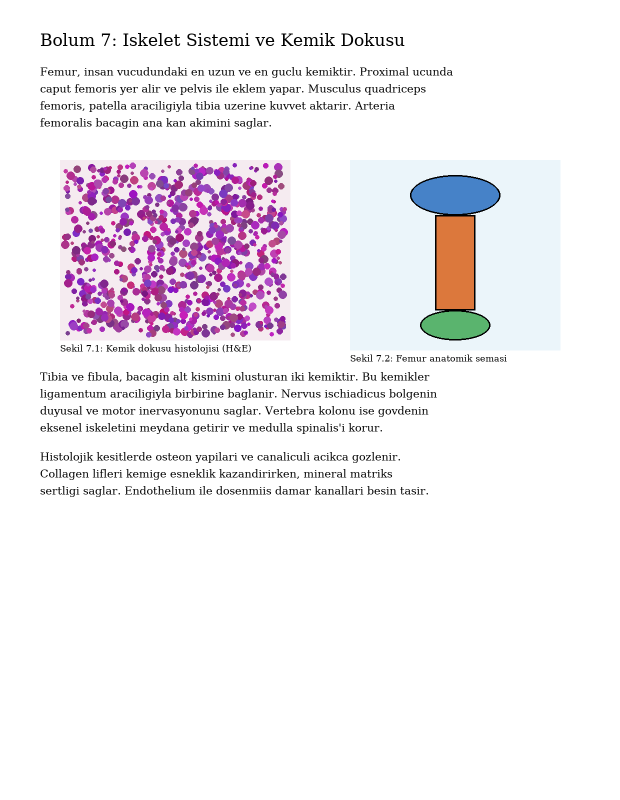
#> input picture medvisual-dip/medvisual-dip/samples/sample_page.png, 1240 x 1600 px (shown at 1/2 size)
$ python -i segmentation.py   (imports and definitions only)
#> lines starting #> are read from the running program, lines starting #| are printed output that depends on the picture; after the words box and inside, x2 and y2 are one past the last pixel; in counts of white or black regions, pixels touching at a corner belong together
"""
segmentation.py
---------------
Sayfa Bolutleme (Page Segmentation).

Amac: Bir tip kitabi sayfasini (taranmis olsa dahi) METIN bloklari ve
GORSEL/FIGUR bloklari (diyagram, histoloji slayti, anatomik sema vb.)
olarak ayristirmak.

Kullanilan klasik DIP teknikleri (ders kapsamiyla birebir ortusur):
  * Gri tonlama + Otsu Esikleme (otomatik esik secimi)
  * Morfolojik islemler: Dilation / Erosion / Closing (RLSA benzeri birlestirme)
  * BaglI Bilesen Analizi (Connected Component Analysis)
  * Renk uzayi (HSV) doygunluk analizi -> renkli figur tespiti
  * Kontur tespiti (boundingRect)

Siniflandirma sezgisi:
  - Metin karakterleri birbirine yakin, kucuk ve duzenli yukseklikte bilesenlerdir.
    Once metnin medyan karakter yuksekligi (h_t) bulunur.
  - h_t'nin birkac katindan buyuk / cok genis alanli / renkli bilesenler FIGUR adayidir.
  - Kalan kucuk bilesenler yatay olarak birlestirilerek METIN bloklarini olusturur.
"""

from __future__ import annotations

from dataclasses import dataclass, field
from typing import List, Tuple

import cv2
import numpy as np


@dataclass
class Block:
    """Sayfada tespit edilen tek bir blok (metin ya da figur)."""
    x: int
    y: int
    w: int
    h: int
    kind: str  # "text" | "figure"
    area: int = 0
    fill: float = 0.0          # bbox icindeki onplan piksel orani
    saturation: float = 0.0    # ortalama renk doygunlugu (0-255)

    @property
    def bbox(self) -> Tuple[int, int, int, int]:
        return (self.x, self.y, self.w, self.h)

    @property
    def cx(self) -> float:
        return self.x + self.w / 2.0

    @property
    def cy(self) -> float:
        return self.y + self.h / 2.0

    # [6 lines left out: function to_dict, not called in this run]


@dataclass
class SegmentationResult:
    binary: np.ndarray
    text_blocks: List[Block] = field(default_factory=list)
    figure_blocks: List[Block] = field(default_factory=list)
    median_char_h: float = 0.0


# --------------------------------------------------------------------------- #
# Temel adimlar
# --------------------------------------------------------------------------- #
def to_grayscale(bgr: np.ndarray) -> np.ndarray:
    return cv2.cvtColor(bgr, cv2.COLOR_BGR2GRAY)


def otsu_binarize(gray: np.ndarray) -> np.ndarray:
    """
    Otsu otomatik esikleme. Onplan (murekkep) = 255 olacak sekilde ters cevirir.
    Hafif Gaussian bulaniklastirma tarama gurultusunu bastirir.
    """
    blur = cv2.GaussianBlur(gray, (3, 3), 0)
    _, binary = cv2.threshold(
        blur, 0, 255, cv2.THRESH_BINARY_INV + cv2.THRESH_OTSU
    )
    return binary


def _saturation_map(bgr: np.ndarray) -> np.ndarray:
    hsv = cv2.cvtColor(bgr, cv2.COLOR_BGR2HSV)
    return hsv[:, :, 1]  # S kanali


# --------------------------------------------------------------------------- #
# Ana bolutleme
# --------------------------------------------------------------------------- #
def segment_page(
    bgr: np.ndarray,
    figure_height_factor: float = 3.0,
    min_figure_area_ratio: float = 0.004,
    saturation_thresh: float = 45.0,
    max_proc_dim: int = 1600,
) -> SegmentationResult:
    """
    Sayfayi metin ve figur bloklarina ayristirir.

    figure_height_factor : Bir bilesen "buyuk nesne" sayilmasi icin medyan
                           karakter yuksekliginin kac kati olmali.
    min_figure_area_ratio: Figur blogunun sayfa alanina gore minimum orani.
    saturation_thresh    : Bu degerin uzerindeki ortalama doygunluk renkli
                           (dolayisiyla figur) kabul edilir.
    max_proc_dim         : Bolutleme HESAPLAMASI bu uzun-kenar pikseline kadar
                           kuculterek yapilir (hiz icin). 600+ sayfalik, 200 dpi
                           taranmis kitaplarda sayfa ~3300 px olabilir; morfoloji
                           ve baglanti-bileseni analizi tam cozunurlukte cok yavas
                           (sayfa basina ~30 sn). Kucuk olcekte calisip blok
                           koordinatlari tekrar tam cozunurluge olceklenir; tum
                           esikler medyan karakter yuksekligine GORELI oldugundan
                           sonuc degismez, yalnizca ~5-6x hizlanir.
    """
    orig_bgr = bgr
    orig_h, orig_w = bgr.shape[:2]
    long_side = max(orig_h, orig_w)
    if long_side > max_proc_dim:
        scale = max_proc_dim / float(long_side)
        bgr = cv2.resize(
            bgr, (max(1, int(orig_w * scale)), max(1, int(orig_h * scale))),
            interpolation=cv2.INTER_AREA,
        )
    else:
        scale = 1.0

    h_img, w_img = bgr.shape[:2]
    page_area = h_img * w_img

    gray = to_grayscale(bgr)
    binary = otsu_binarize(gray)
    sat = _saturation_map(bgr)

    # 1) Baglanti bilesenleri (ham, birlestirmeden once) -> karakter istatistigi
    num, labels, stats, _ = cv2.connectedComponentsWithStats(binary, connectivity=8)

    heights = []
    for i in range(1, num):  # 0 = arkaplan
        ch = stats[i, cv2.CC_STAT_HEIGHT]
        cw = stats[i, cv2.CC_STAT_WIDTH]
        ca = stats[i, cv2.CC_STAT_AREA]
        # Gurultu ve cizgi disindaki "harf benzeri" bilesenler
        if 4 <= ch <= 80 and ca >= 6 and cw <= 80:
            heights.append(ch)

    median_char_h = float(np.median(heights)) if heights else 12.0

    # 2) FIGUR adayi pikselleri uc bagimsiz ipucu ile topla:
    big_object_mask = np.zeros((h_img, w_img), dtype=np.uint8)
    small_mask = np.zeros((h_img, w_img), dtype=np.uint8)

    h_big = figure_height_factor * median_char_h
    for i in range(1, num):
        cw = stats[i, cv2.CC_STAT_WIDTH]
        ch = stats[i, cv2.CC_STAT_HEIGHT]
        ca = stats[i, cv2.CC_STAT_AREA]
        comp = (labels == i)

        # (a) Buyuk nesne / cizgi-resim: tek bir baglI bilesen 2 boyutta da
        #     metin yuksekliginin cok ustunde (orn. diyagram dis hatti, sema).
        is_big_object = (
            max(cw, ch) > h_big and min(cw, ch) > 1.5 * median_char_h
        )
        if is_big_object:
            big_object_mask[comp] = 255
        else:
            small_mask[comp] = 255

    # (b) Renkli bolgeler (doygun histoloji/diyagram): doygunluk maskesi.
    color_mask = (sat > saturation_thresh).astype(np.uint8) * 255
    color_kernel = cv2.getStructuringElement(
        cv2.MORPH_RECT, (max(8, int(median_char_h)), max(8, int(median_char_h)))
    )
    color_mask = cv2.morphologyEx(color_mask, cv2.MORPH_CLOSE, color_kernel, iterations=2)
    big_object_mask = cv2.bitwise_or(big_object_mask, color_mask)

    # Figur bloklarini konsolide et
    fig_kernel = cv2.getStructuringElement(
        cv2.MORPH_RECT,
        (max(8, int(median_char_h)), max(8, int(median_char_h))),
    )
    fig_closed = cv2.morphologyEx(big_object_mask, cv2.MORPH_CLOSE, fig_kernel, iterations=2)
    fig_closed = cv2.dilate(fig_closed, fig_kernel, iterations=1)
    figure_blocks = _extract_blocks(
        fig_closed, binary, sat, "figure",
        min_area=min_figure_area_ratio * page_area,
    )

    # 3) Metin bloklari: kucuk bilesenleri yatay RLSA ile satirlara, sonra dikey
    #    kapama ile paragraflara birlestir. Bilinen figur alanlarini cikar.
    small_mask[fig_closed > 0] = 0
    h_dilate = cv2.getStructuringElement(
        cv2.MORPH_RECT, (max(15, int(median_char_h * 1.8)), 1)
    )
    text_lines = cv2.dilate(small_mask, h_dilate, iterations=1)
    v_close = cv2.getStructuringElement(
        cv2.MORPH_RECT, (1, max(3, int(median_char_h * 0.8)))
    )
    text_blocks_mask = cv2.morphologyEx(text_lines, cv2.MORPH_CLOSE, v_close, iterations=1)
    raw_text_blocks = _extract_blocks(
        text_blocks_mask, binary, sat, "text",
        min_area=max(200.0, 6 * median_char_h * median_char_h),
    )

    # 4) (c) DOKU ipucu: cok-satirli ama satir-arasi bosluk barindirmayan bloklar
    #    (orn. soluk renkli histoloji dokusu) aslinda FIGUR'dur. Satir-bosluk
    #    orani dusukse (yogun dolu) blok figure olarak yeniden siniflandirilir.
    #    ANCAK: saf siyah-beyaz, sik dizilmis metin paragraflari da dusuk
    #    bosluk oranina sahip olabilir. Bu yuzden ek olarak blogun bir miktar
    #    renk doygunlugu (saturation > 20) barindirmasini sart kosuyoruz; boylece
    #    siyah metin paragraflari (sat ~ 0) yanlislikla figure sayilmaz.
    text_blocks: List[Block] = []
    for tb in raw_text_blocks:
        roi = binary[tb.y:tb.y + tb.h, tb.x:tb.x + tb.w]
        multiline = tb.h > 3 * median_char_h
        if multiline and _gap_ratio(roi) < 0.30 and tb.saturation > 20:
            tb.kind = "figure"
            figure_blocks.append(tb)
        else:
            text_blocks.append(tb)

    # Cakisan / ic ice figur bloklarini birlestir
    figure_blocks = _merge_overlapping(figure_blocks, binary, sat)
    figure_blocks = [b for b in figure_blocks
                     if b.area >= min_figure_area_ratio * page_area]
    figure_blocks.sort(key=lambda b: b.area, reverse=True)

    # Figur bloklarinin icine dusen yanlis metin bloklarini ele
    text_blocks = [tb for tb in text_blocks
                   if not _center_inside_any(tb, figure_blocks)]

    # Kucuk olcekte bulunan bloklari TAM cozunurluge geri olcekle
    if scale != 1.0:
        inv = 1.0 / scale
        text_blocks = [_rescale_block(b, inv) for b in text_blocks]
        figure_blocks = [_rescale_block(b, inv) for b in figure_blocks]
        median_char_h *= inv
        # Sonuctaki ikili goruntuyu tam cozunurlukte uret (downstream tutarlilik)
        binary = otsu_binarize(to_grayscale(orig_bgr))

    return SegmentationResult(
        binary=binary,
        text_blocks=text_blocks,
        figure_blocks=figure_blocks,
        median_char_h=median_char_h,
    )


# [26 lines left out: functions _rescale_block, _gap_ratio, not called in this run]


def _merge_overlapping(blocks: List[Block], binary: np.ndarray,
                       sat: np.ndarray) -> List[Block]:
    """Cakisan bloklarin birlesim dikdortgenini alarak tekillestirir."""
    if not blocks:
        return []
    boxes = [[b.x, b.y, b.x + b.w, b.y + b.h] for b in blocks]
    merged = True
    while merged:
        merged = False
        out = []
        used = [False] * len(boxes)
        for i in range(len(boxes)):
            if used[i]:
                continue
            ax0, ay0, ax1, ay1 = boxes[i]
            for j in range(i + 1, len(boxes)):
                if used[j]:
                    continue
                bx0, by0, bx1, by1 = boxes[j]
                if ax0 < bx1 and bx0 < ax1 and ay0 < by1 and by0 < ay1:
                    ax0, ay0 = min(ax0, bx0), min(ay0, by0)
                    ax1, ay1 = max(ax1, bx1), max(ay1, by1)
                    used[j] = True
                    merged = True
            out.append([ax0, ay0, ax1, ay1])
            used[i] = True
        boxes = out
    result = []
    for x0, y0, x1, y1 in boxes:
        w, h = x1 - x0, y1 - y0
        roi = binary[y0:y1, x0:x1]
        fill = float((roi > 0).mean()) if roi.size else 0.0
        msat = float(sat[y0:y1, x0:x1].mean()) if roi.size else 0.0
        result.append(Block(x0, y0, w, h, "figure", w * h, fill, msat))
    return result


def _center_inside_any(block: "Block", figures: List["Block"]) -> bool:
    """block'un merkezi herhangi bir figur blogunun icinde mi?"""
    for f in figures:
        if f.x <= block.cx <= f.x + f.w and f.y <= block.cy <= f.y + f.h:
            return True
    return False


def _extract_blocks(
    mask: np.ndarray,
    binary: np.ndarray,
    sat: np.ndarray,
    kind: str,
    min_area: float,
) -> List[Block]:
    """Bir maskeden kontur/boundingRect ile bloklari cikarir."""
    contours, _ = cv2.findContours(mask, cv2.RETR_EXTERNAL, cv2.CHAIN_APPROX_SIMPLE)
    blocks: List[Block] = []
    for c in contours:
        x, y, w, h = cv2.boundingRect(c)
        if w * h < min_area:
            continue
        roi_bin = binary[y:y + h, x:x + w]
        roi_sat = sat[y:y + h, x:x + w]
        fg = int((roi_bin > 0).sum())
        fill = fg / float(w * h) if w * h else 0.0
        blocks.append(Block(
            x=int(x), y=int(y), w=int(w), h=int(h),
            kind=kind, area=int(w * h),
            fill=fill, saturation=float(roi_sat.mean()),
        ))
    blocks.sort(key=lambda b: b.area, reverse=True)
    return blocks


# [8 lines left out: function draw_segmentation, not called in this run]

>>> import cv2
>>> picture = cv2.imread('../samples/sample_page.png')
#> picture is the input picture: shape (1600, 1240, 3); mean B, G, R 242.8, 238.3, 242.5
>>> result = segment_page(picture)
#> in otsu_binarize, `_, binary = cv2.threshold( blur, 0, 255, cv2.THRESH_BINARY_INV + cv2.T..`:
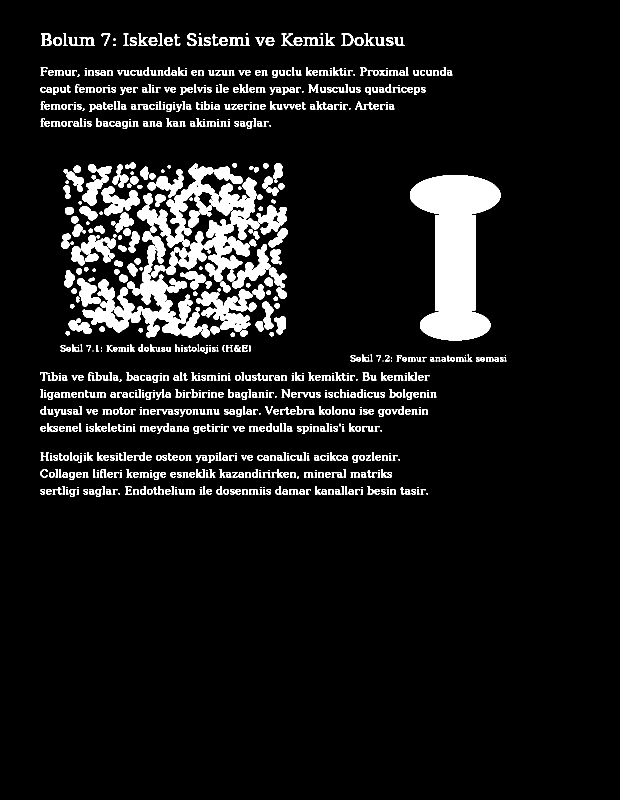
#> binary: shape (1600, 1240) (shown at 1/2 size); 8.4% white; 915 white regions (121 under 20 px), largest, box (x1, y1, x2, y2) and area: (820, 350, 1001, 681) 33925, (274, 327, 519, 564) 21804, (165, 490, 420, 676) 15110
#> in _saturation_map, `hsv = cv2.cvtColor(bgr, cv2.COLOR_BGR2HSV)`: hsv: shape (1600, 1240, 3); mean H, S, V 20.5, 10.9, 244.9
#> in segment_page, `num, labels, stats, _ = cv2.connectedComponentsWithStats(binary, conne..`:
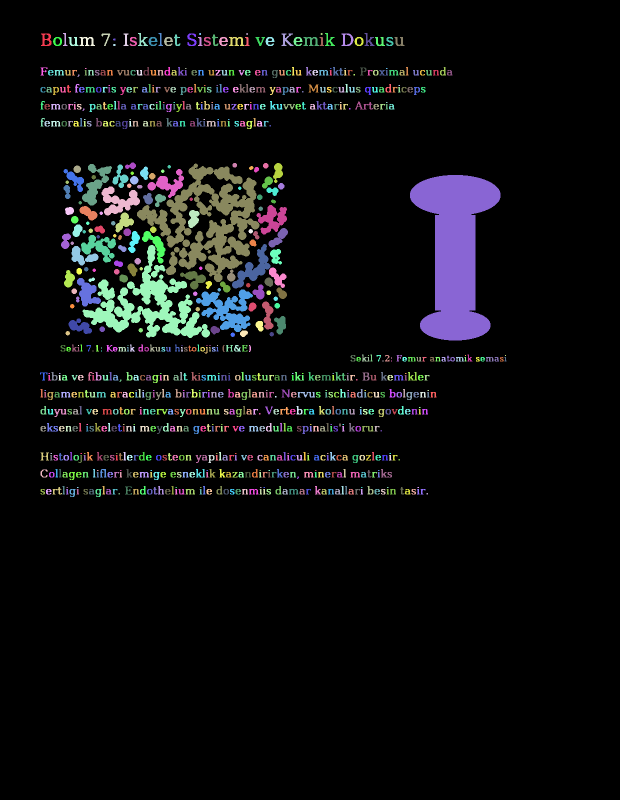
#> labels: shape (1600, 1240) int32 (shown at 1/2 size); 916 distinct labels, from 0 to 915; one colour per label, 0 black
#> in segment_page, `num, labels, stats, _ = cv2.connectedComponentsWithStats(binary, conne..`: num = 916; stats = 916 rows, first 6: [0, 0, 1240, 1600, 1817627], [82, 67, 21, 25, 287], [126, 66, 9, 26, 99], [203, 67, 18, 25, 134], [247, 67, 10, 25, 128], [276, 66, 20, 26, 205]
#> the loop in segment_page, `for i in range(1, num):` made 915 passes
#> (ch, cw, ca) on passes 1 to 3: (25, 21, 287), (26, 9, 99), (25, 18, 134)
#> after the loop in segment_page, `for i in range(1, num):`: heights = 798 values, max 65 at index 288, min 4 at index 7, mean 13.62
#> in segment_page, `median_char_h = float(np.median(heights)) if heights else 12.0`: median_char_h = 11
#> in segment_page, `h_big = figure_height_factor * median_char_h`: h_big = 33
#> the loop in segment_page, `for i in range(1, num):` made 915 passes
#> (cw, ch, ca) on passes 1 to 3: (21, 25, 287), (9, 26, 99), (18, 25, 134)
#> pass 1, in segment_page, `comp = (labels == i)`:
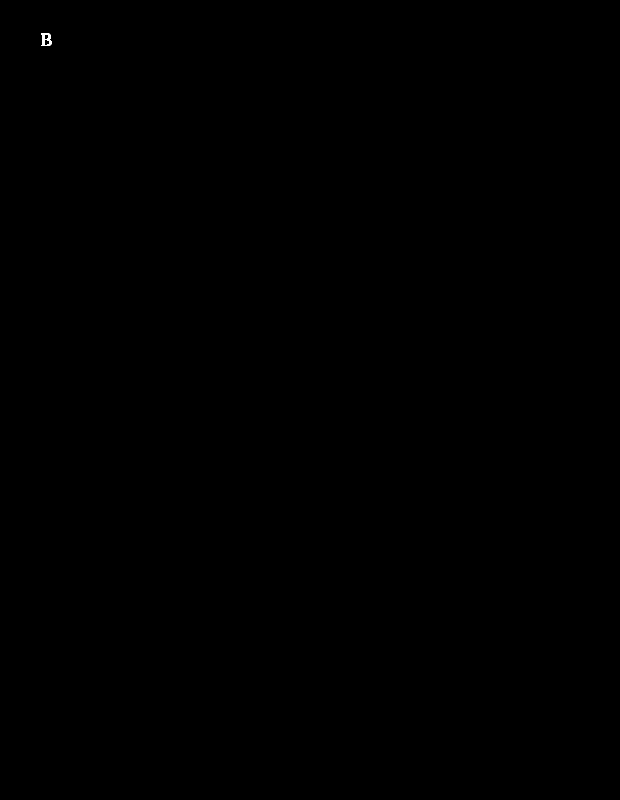
#> comp: shape (1600, 1240) bool (shown at 1/2 size); 0.01% white; 1 white region, box (x1, y1, x2, y2) and area: (82, 67, 103, 92) 287
#> after the loop in segment_page, `for i in range(1, num):`: small_mask: shape (1600, 1240); 3.3% white; 888 white regions (121 under 20 px), largest, box (x1, y1, x2, y2) and area: (540, 498, 564, 529) 488, (505, 569, 529, 599) 450, (122, 467, 142, 498) 419
#> in segment_page, `color_mask = (sat > saturation_thresh).astype(np.uint8) * 255`: color_mask: shape (1600, 1240); 5.4% white; 131 white regions, largest, box (x1, y1, x2, y2) and area: (333, 327, 519, 564) 14153, (873, 433, 948, 618) 13875, (165, 490, 420, 676) 13634
#> in segment_page, `color_mask = cv2.morphologyEx(color_mask, cv2.MORPH_CLOSE, color_kerne..`: color_mask: shape (1600, 1240); 8.5% white; 2 white regions, box (x1, y1, x2, y2) and area: (122, 325, 576, 676) 138619, (823, 353, 998, 678) 30981
#> in segment_page, `big_object_mask = cv2.bitwise_or(big_object_mask, color_mask)`: big_object_mask: shape (1600, 1240); 8.7% white; 2 white regions, box (x1, y1, x2, y2) and area: (122, 325, 576, 676) 138624, (820, 350, 1001, 681) 33989
#> in segment_page, `fig_closed = cv2.morphologyEx(big_object_mask, cv2.MORPH_CLOSE, fig_ke..`: fig_closed: shape (1600, 1240); 8.7% white; 2 white regions, box (x1, y1, x2, y2) and area: (122, 325, 576, 676) 138644, (820, 350, 1001, 681) 34031
#> in segment_page, `fig_closed = cv2.dilate(fig_closed, fig_kernel, iterations=1)`: fig_closed: shape (1600, 1240); 9.6% white; 2 white regions, box (x1, y1, x2, y2) and area: (117, 320, 581, 681) 151564, (815, 345, 1006, 686) 39851
#> the loop in _extract_blocks, `for c in contours:` made 2 passes
#> pass 1, in _extract_blocks, `roi_bin = binary[y:y + h, x:x + w]`:
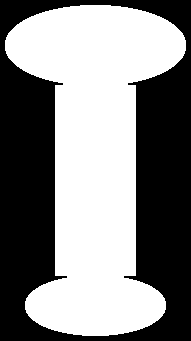
#> roi_bin: shape (341, 191); 52.1% white; 1 black region, box (x1, y1, x2, y2) and area: (0, 0, 191, 341) 31206
#> pass 1, in _extract_blocks, `roi_sat = sat[y:y + h, x:x + w]`:
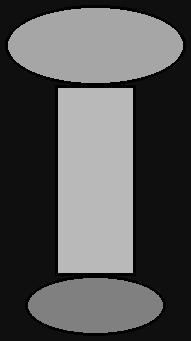
#> roi_sat: shape (341, 191); min 0, max 185, mean 84.4
#> in segment_page, `small_mask[fig_closed > 0] = 0`:
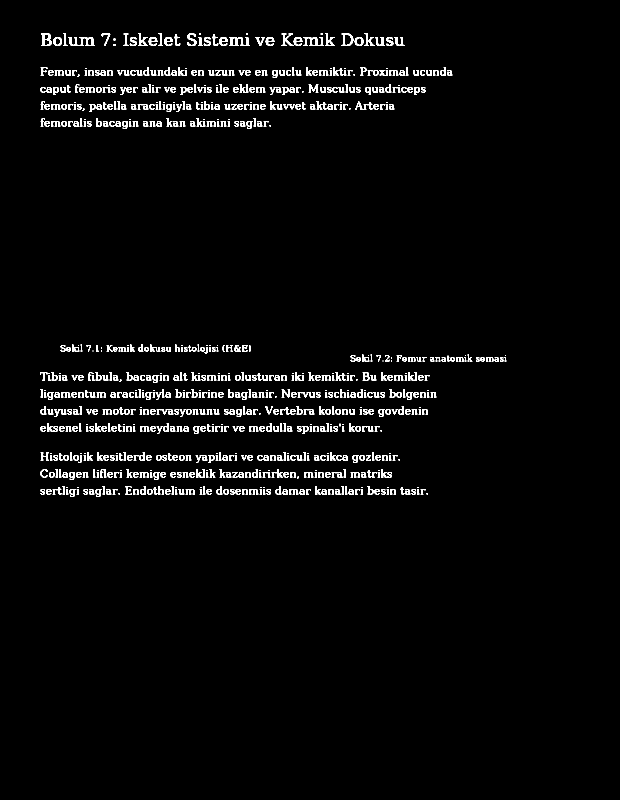
#> small_mask: shape (1600, 1240) (shown at 1/2 size); 2.7% white; 803 white regions (121 under 20 px), largest, box (x1, y1, x2, y2) and area: (159, 74, 190, 92) 288, (458, 74, 489, 92) 288, (607, 74, 638, 92) 288
#> in segment_page, `text_lines = cv2.dilate(small_mask, h_dilate, iterations=1)`: text_lines: shape (1600, 1240); 6.9% white; 41 white regions, largest, box (x1, y1, x2, y2) and area: (73, 66, 818, 92) 15408, (72, 778, 882, 800) 11295, (71, 744, 868, 766) 11045
#> in segment_page, `text_blocks_mask = cv2.morphologyEx(text_lines, cv2.MORPH_CLOSE, v_clo..`: text_blocks_mask: shape (1600, 1240); 7.1% white; 14 white regions, largest, box (x1, y1, x2, y2) and area: (73, 67, 818, 93) 16067, (72, 779, 882, 801) 11877, (71, 745, 868, 767) 11504
#> the loop in _extract_blocks (call 2), `for c in contours:` made 14 passes
#> after the loop in _extract_blocks (call 2), `for c in contours:`: roi_sat: shape (26, 745); every value is 0
#> the loop in segment_page, `for tb in raw_text_blocks:` made 14 passes
#> pass 1, in segment_page, `roi = binary[tb.y:tb.y + tb.h, tb.x:tb.x + tb.w]`:
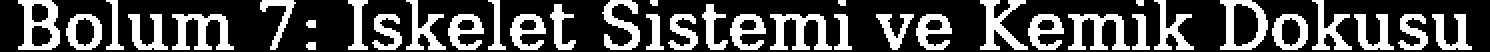
#> roi: shape (26, 745) (shown 2 times larger); 30.4% white; 38 white regions (5 under 20 px), largest, box (x1, y1, x2, y2) and area: (86, 7, 117, 25) 288, (385, 7, 416, 25) 288, (534, 7, 565, 25) 288
#> the loop in _center_inside_any, `for f in figures:` made 2 passes
#> the loop in _center_inside_any (call 2), `for f in figures:` made 2 passes
